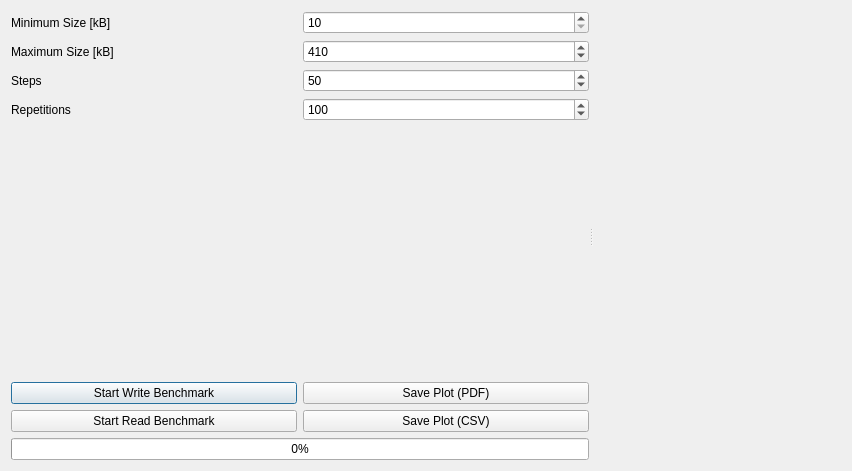
<?xml version="1.0" encoding="UTF-8"?>
<ui version="4.0">
 <class>BenchmarkDialog</class>
 <widget class="QDialog" name="BenchmarkDialog">
  <property name="geometry">
   <rect>
    <x>0</x>
    <y>0</y>
    <width>852</width>
    <height>471</height>
   </rect>
  </property>
  <property name="windowTitle">
   <string>Dialog</string>
  </property>
  <layout class="QVBoxLayout" name="verticalLayout_2">
   <item>
    <widget class="QSplitter" name="splitter">
     <property name="orientation">
      <enum>Qt::Horizontal</enum>
     </property>
     <widget class="QWidget" name="">
      <layout class="QVBoxLayout" name="verticalLayout">
       <item>
        <layout class="QGridLayout" name="gridLayout">
         <item row="0" column="0">
          <widget class="QLabel" name="minsize_label">
           <property name="text">
            <string>Minimum Size [kB]</string>
           </property>
          </widget>
         </item>
         <item row="0" column="1">
          <widget class="QSpinBox" name="minSize_spinBox">
           <property name="minimum">
            <number>10</number>
           </property>
           <property name="maximum">
            <number>450</number>
           </property>
           <property name="value">
            <number>10</number>
           </property>
          </widget>
         </item>
         <item row="1" column="0">
          <widget class="QLabel" name="maxSize_label">
           <property name="text">
            <string>Maximum Size [kB]</string>
           </property>
          </widget>
         </item>
         <item row="1" column="1">
          <widget class="QSpinBox" name="maxSize_spinBox">
           <property name="minimum">
            <number>10</number>
           </property>
           <property name="maximum">
            <number>450</number>
           </property>
           <property name="value">
            <number>410</number>
           </property>
          </widget>
         </item>
         <item row="2" column="0">
          <widget class="QLabel" name="steps_label">
           <property name="text">
            <string>Steps</string>
           </property>
          </widget>
         </item>
         <item row="2" column="1">
          <widget class="QSpinBox" name="steps_spinBox">
           <property name="minimum">
            <number>1</number>
           </property>
           <property name="maximum">
            <number>1000</number>
           </property>
           <property name="value">
            <number>50</number>
           </property>
          </widget>
         </item>
         <item row="3" column="0">
          <widget class="QLabel" name="repetitions_label">
           <property name="text">
            <string>Repetitions</string>
           </property>
          </widget>
         </item>
         <item row="3" column="1">
          <widget class="QSpinBox" name="repetitions_spinBox">
           <property name="minimum">
            <number>1</number>
           </property>
           <property name="maximum">
            <number>500</number>
           </property>
           <property name="value">
            <number>100</number>
           </property>
          </widget>
         </item>
        </layout>
       </item>
       <item>
        <spacer name="verticalSpacer">
         <property name="orientation">
          <enum>Qt::Vertical</enum>
         </property>
         <property name="sizeHint" stdset="0">
          <size>
           <width>20</width>
           <height>40</height>
          </size>
         </property>
        </spacer>
       </item>
       <item>
        <layout class="QHBoxLayout" name="horizontalLayout">
         <item>
          <widget class="QPushButton" name="startWrite_button">
           <property name="text">
            <string>Start Write Benchmark</string>
           </property>
          </widget>
         </item>
         <item>
          <widget class="QPushButton" name="pushButton">
           <property name="text">
            <string>Save Plot (PDF)</string>
           </property>
          </widget>
         </item>
        </layout>
       </item>
       <item>
        <layout class="QHBoxLayout" name="horizontalLayout_2">
         <item>
          <widget class="QPushButton" name="startRead_button">
           <property name="text">
            <string>Start Read Benchmark</string>
           </property>
          </widget>
         </item>
         <item>
          <widget class="QPushButton" name="pushButton_2">
           <property name="text">
            <string>Save Plot (CSV)</string>
           </property>
          </widget>
         </item>
        </layout>
       </item>
       <item>
        <widget class="QProgressBar" name="benchmark_progressBar">
         <property name="value">
          <number>0</number>
         </property>
        </widget>
       </item>
      </layout>
     </widget>
     <widget class="QCustomPlot" name="benchmark_plot" native="true">
      <property name="sizePolicy">
       <sizepolicy hsizetype="Preferred" vsizetype="Preferred">
        <horstretch>0</horstretch>
        <verstretch>0</verstretch>
       </sizepolicy>
      </property>
     </widget>
    </widget>
   </item>
  </layout>
 </widget>
 <customwidgets>
  <customwidget>
   <class>QCustomPlot</class>
   <extends>QWidget</extends>
   <header>qcustomplot.h</header>
   <container>1</container>
  </customwidget>
 </customwidgets>
 <resources/>
 <connections/>
</ui>
